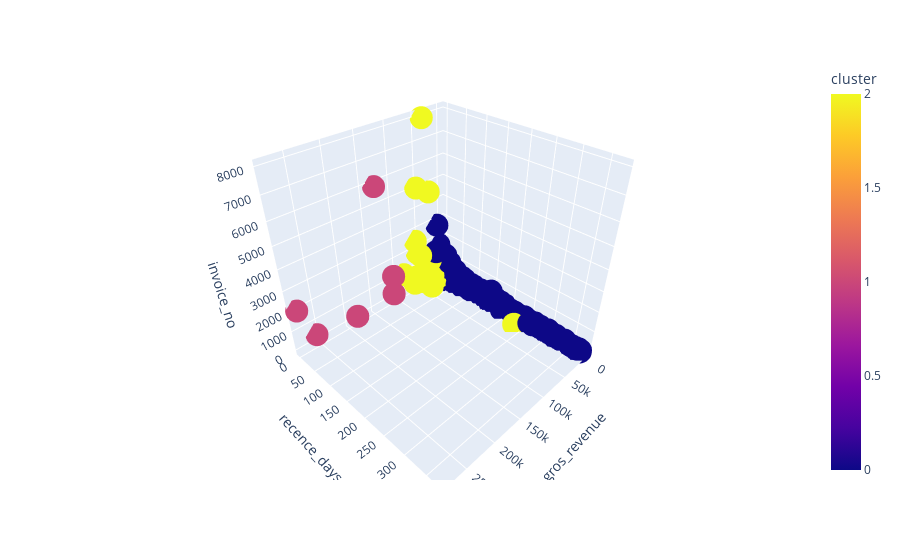

Here is the notebook cell this chart was saved with:
### Markdown cell above
### 9.1. Visualization Inspection

### Code cell
import nbformat
fig = px.scatter_3d(df9, x='gros_revenue', y='recence_days', z='invoice_no', color='cluster')

fig.show()

### Figure 1 — Plotly figure (JSON) as saved in the notebook; plotly's stock layout.template omitted (floating-point values rounded to 4 significant figures; data arrays with more than 128 entries replaced by an {"elided": "..."} marker saying what was removed)
{"data": [{"hovertemplate": "gros_revenue=%{x}<br>recence_days=%{y}<br>invoice_no=%{z}<br>cluster=%{marker.color}<extra></extra>", "legendgroup": "", "marker": {"color": {"elided": "4372 int values"}, "coloraxis": "coloraxis", "symbol": "circle"}, "mode": "markers", "name": "", "scene": "scene", "showlegend": false, "type": "scatter3d", "x": {"elided": "4372 float values"}, "y": {"elided": "4372 int values"}, "z": {"elided": "4372 int values"}}], "layout": {"coloraxis": {"colorbar": {"title": {"text": "cluster"}}, "colorscale": [[0, "#0d0887"], [0.1111, "#46039f"], [0.2222, "#7201a8"], [0.3333, "#9c179e"], [0.4444, "#bd3786"], [0.5556, "#d8576b"], [0.6667, "#ed7953"], [0.7778, "#fb9f3a"], [0.8889, "#fdca26"], [1, "#f0f921"]]}, "legend": {"tracegroupgap": 0}, "margin": {"t": 60}, "scene": {"domain": {"x": [0, 1], "y": [0, 1]}, "xaxis": {"title": {"text": "gros_revenue"}}, "yaxis": {"title": {"text": "recence_days"}}, "zaxis": {"title": {"text": "invoice_no"}}}}}
